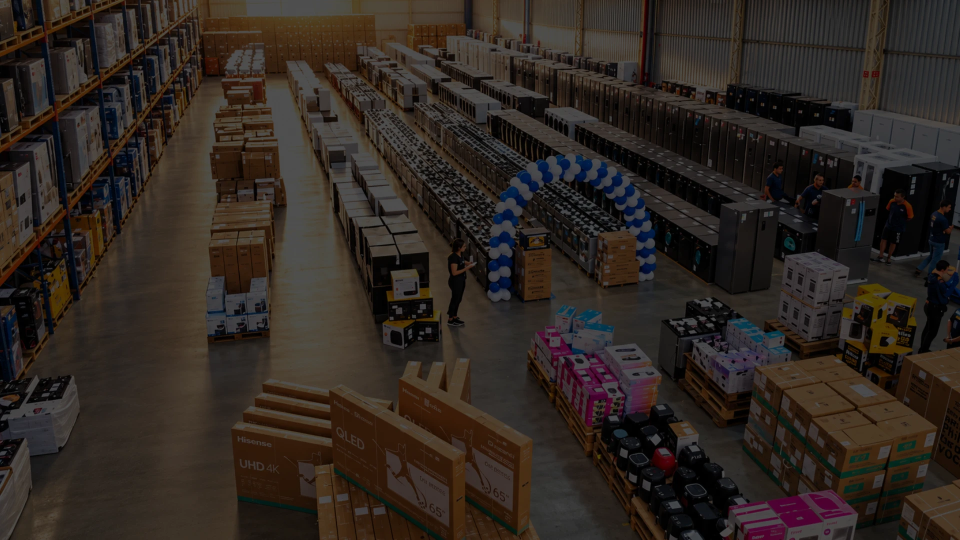
#> input picture video-painel-led/camada_data_fundo.webp, 1920 x 1080 px (shown at 1/2 size)
$ python animar_take3.py camada_data_fundo.webp arte_take1.webp arte_take1.webp arte_take1.webp 1.0 5
#> lines starting #> are read from the running program, lines starting #| are printed output that depends on the picture; after the words box and inside, x2 and y2 are one past the last pixel; in counts of white or black regions, pixels touching at a corner belong together
"""Take 3 — entrada triunfal de "Eletrodomésticos com até 70% de desconto!".
Uso: python3 take3.py fundo.webp chamada.png selo70.webp saida.mp4 [duracao_s] [largura altura]"""
import numpy as np, subprocess, sys, math
from PIL import Image, ImageDraw
from scipy import ndimage as ndi

BG_F, HEAD_F, BADGE_F, OUT = sys.argv[1:5]
DUR = float(sys.argv[5]) if len(sys.argv) > 5 else 6.0
W, H = (int(sys.argv[6]), int(sys.argv[7])) if len(sys.argv) > 7 else (1920, 1080)
FPS = 30
K = min(W, H) / 1080                  # escala pelo lado menor: vale para horizontal e vertical
VERT = H > W

# ---------- fundo (escurecido) ----------
b = Image.open(BG_F).convert('RGB')
#> b is the input picture: PIL image 1920x1080 RGB; mean R, G, B 46.9, 38.9, 33.2
s = max(W / b.width, H / b.height)
#> s = 1
b = b.resize((math.ceil(b.width * s), math.ceil(b.height * s)), Image.LANCZOS)
ox, oy = (b.width - W) // 2, (b.height - H) // 2
#> ox = 0; oy = 0
bg_im = b.crop((ox, oy, ox + W, oy + H))
yy, xx = np.mgrid[0:H, 0:W]

# ---------- camadas ----------
HEAD_W, HEAD_CY = 1450, 215          # chamada branca no topo
BADGE_W, BADGE_C = 1380, (960, 665)  # selo 70% abaixo
if VERT:                             # vertical: chamada em duas linhas no terço de cima, selo logo abaixo
    HEAD_W, HEAD_CY = .88 * W / K, H * .33 / K
    BADGE_W, BADGE_C = .9 * W / K, (W / 2 / K, H * .53 / K)

h = Image.open(HEAD_F).convert('RGBA'); h = h.crop(h.getbbox())
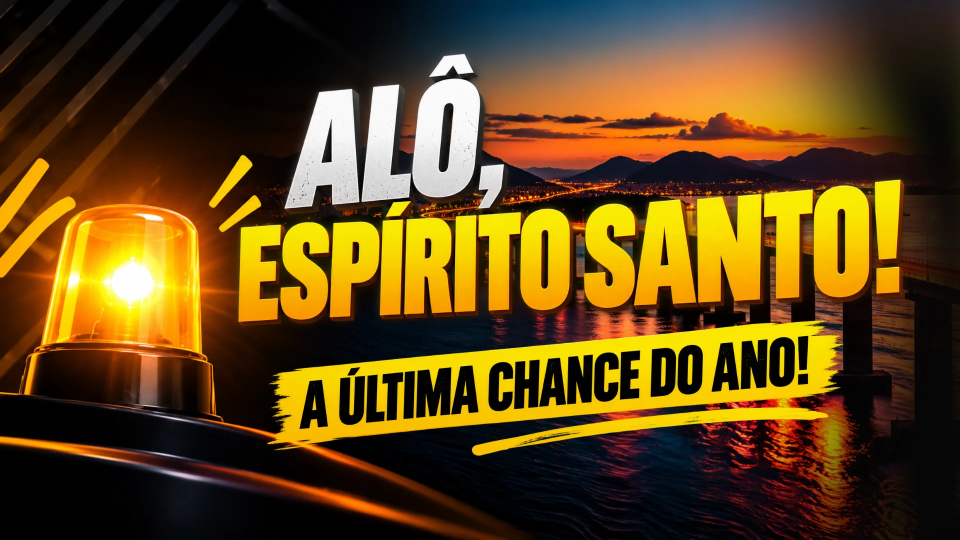
#> input picture video-painel-led/arte_take1.webp, 1920 x 1080 px (shown at 1/2 size)
hs = HEAD_W * K / h.width
#> hs = 0.755
h = h.resize((round(h.width * hs), round(h.height * hs)), Image.LANCZOS)
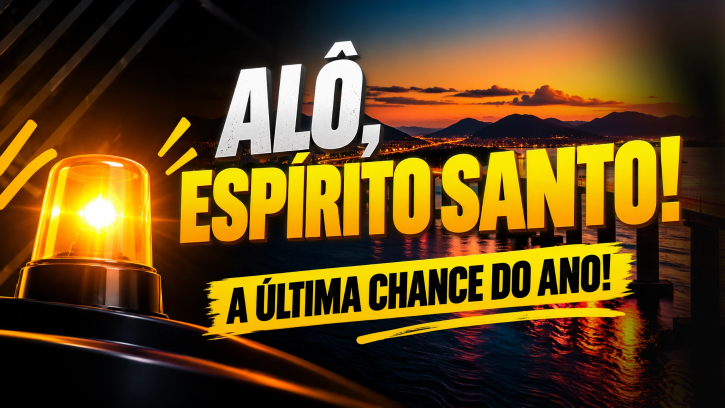
#> h: PIL image 1450x816 RGBA (shown at 1/2 size); mean R, G, B, A 97.9, 71, 24, 255
HA = np.asarray(h).astype(np.float32) / 255
hx0, hy0 = int(W / 2 - h.width / 2), int(HEAD_CY * K - h.height / 2)
#> hx0 = 235; hy0 = -193
lab, n = ndi.label(HA[..., 3] > .5)
#> lab: shape (816, 1450) int32; every value is 1
#> n = 1
sz = ndi.sum(np.ones(lab.shape), lab, range(1, n + 1))
#> sz = [1183200]
for k, v in enumerate(sz, 1):
    if v < sz.max() * .15: lab[lab == k] = 0                   # acento do É acompanha a letra de baixo
#> this loop made 1 pass
#> (k, v) on pass 1: (1, 1183200)
idx = ndi.distance_transform_edt(lab == 0, return_distances=False, return_indices=True)
near = lab[idx[0], idx[1]]
LETTERS = []
for k in np.unique(lab[lab > 0]):
    a = HA.copy(); a[..., 3] *= (near == k)
    ys, xs = np.where(a[..., 3] > .01)
    LETTERS.append(dict(rgba=a[ys.min():ys.max() + 1, xs.min():xs.max() + 1],
                        cx=hx0 + (xs.min() + xs.max()) / 2, cy=hy0 + (ys.min() + ys.max()) / 2))
#> this loop made 1 pass
#> after the loop, LETTERS = 1 item
mid = (min(L['cy'] for L in LETTERS) + max(L['cy'] for L in LETTERS)) / 2
#> mid = 214.5
LETTERS.sort(key=lambda L: (L['cy'] > mid + 10 * K, L['cx']))   # linha por linha, da esquerda para a direita

bd = Image.open(BADGE_F).convert('RGBA'); bd = bd.crop(bd.getbbox())
bs = BADGE_W * K / bd.width
#> bs = 0.719
bd = bd.resize((round(bd.width * bs), round(bd.height * bs)), Image.LANCZOS)
BADGE = np.asarray(bd).astype(np.float32) / 255
# sombra projetada: dá volume a selos chapados (sem relevo) sobre o fundo escuro
pad, off = int(40 * K), (int(10 * K), int(16 * K))
sh = np.zeros((BADGE.shape[0] + 2 * pad, BADGE.shape[1] + 2 * pad, 4), np.float32)
sh[pad + off[1]:pad + off[1] + BADGE.shape[0], pad + off[0]:pad + off[0] + BADGE.shape[1], 3] = BADGE[..., 3]
sh[..., 3] = ndi.gaussian_filter(sh[..., 3], 14 * K) * .75
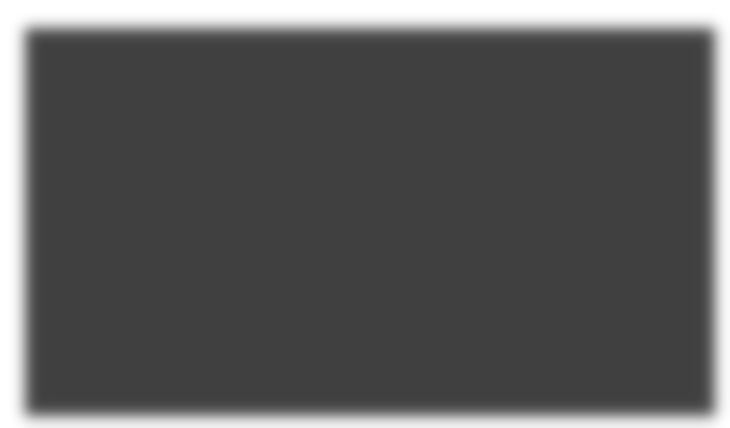
#> sh: shape (856, 1460, 4) float32 (shown at 1/2 size); mean R, G, B, A 0, 0, 0, 0.643; transparent parts drawn white
core = sh[pad:pad + BADGE.shape[0], pad:pad + BADGE.shape[1]]
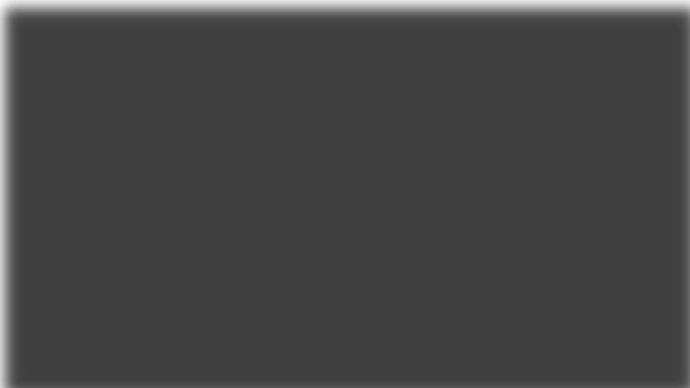
#> core: shape (776, 1380, 4) float32 (shown at 1/2 size); mean R, G, B, A 0, 0, 0, 0.726; transparent parts drawn white
a = BADGE[..., 3:4]
#> a: shape (776, 1380, 1) float32; every value is 1
core[..., :3] = BADGE[..., :3] * a / np.maximum(a + core[..., 3:4] * (1 - a), 1e-4)
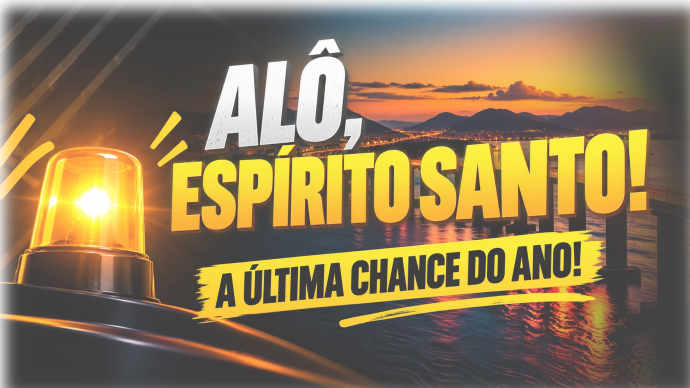
#> core: shape (776, 1380, 4) float32 (shown at 1/2 size); mean R, G, B, A 0.384, 0.279, 0.0949, 0.726; transparent parts drawn white
core[..., 3:4] = a + core[..., 3:4] * (1 - a)
BADGE = sh
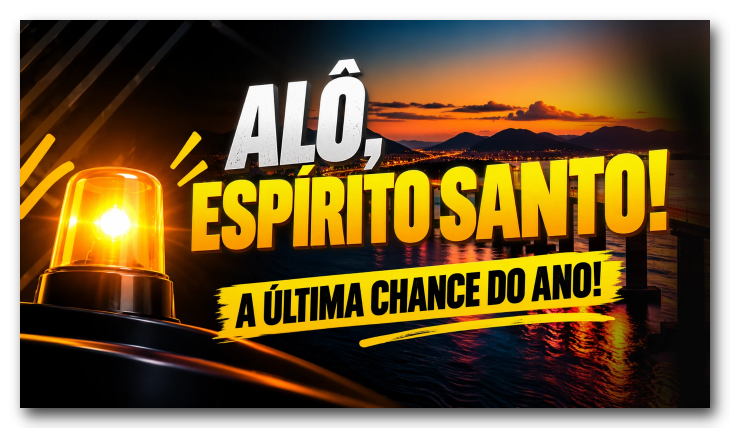
#> BADGE: shape (856, 1460, 4) float32 (shown at 1/2 size); mean R, G, B, A 0.329, 0.239, 0.0814, 0.878; transparent parts drawn white
BH, BW = BADGE.shape[:2]
#> BH = 856; BW = 1460
BCX, BCY = BADGE_C[0] * K, BADGE_C[1] * K
bface = (BADGE[..., 3] > .9).astype(np.float32)
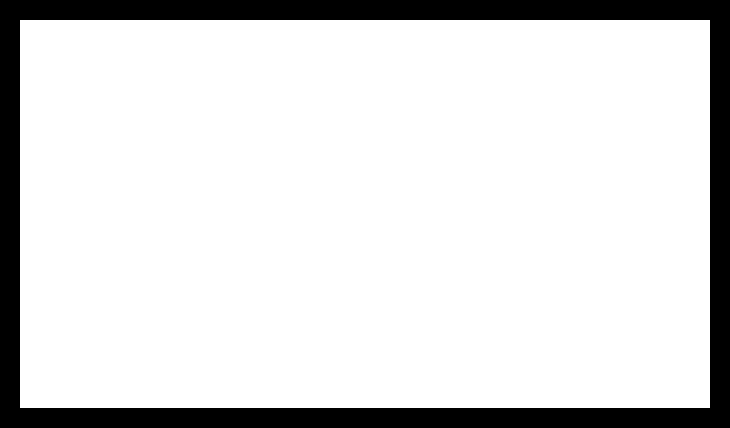
#> bface: shape (856, 1460) float32 (shown at 1/2 size); values 0 (black) and 1 (white), 85.7% white; 1 black region, box (x1, y1, x2, y2) and area: (0, 0, 1460, 856) 178880

# ---------- utilidades ----------
clamp = lambda v, lo=0., hi=1.: max(lo, min(hi, v))
prog = lambda t, a, b: clamp((t - a) / (b - a))
ease_out = lambda p: 1 - (1 - p) ** 3
ease_in = lambda p: p ** 3
def back(p, s=1.8): p -= 1; return p * p * ((s + 1) * p + s) + 1

def paste(canvas, rgba, cx, cy, scale=1., rot=0., alpha=1.):
    if alpha <= .001 or scale <= .01: return
    if scale != 1. or rot:
        pim = Image.fromarray((np.clip(rgba, 0, 1) * 255).astype(np.uint8), 'RGBA')
        pim = pim.resize((max(1, int(rgba.shape[1] * scale)), max(1, int(rgba.shape[0] * scale))), Image.BILINEAR)
        if rot: pim = pim.rotate(rot, Image.BICUBIC, expand=True)
        rgba = np.asarray(pim).astype(np.float32) / 255
    hh, ww = rgba.shape[:2]
    x0, y0 = int(round(cx - ww / 2)), int(round(cy - hh / 2))
    X0, Y0, X1, Y1 = max(0, x0), max(0, y0), min(W, x0 + ww), min(H, y0 + hh)
    if X1 <= X0 or Y1 <= Y0: return
    src = rgba[Y0 - y0:Y1 - y0, X0 - x0:X1 - x0]
    al = np.clip(src[..., 3:4], 0, 1) * alpha
    canvas[Y0:Y1, X0:X1] = canvas[Y0:Y1, X0:X1] * (1 - al) + np.clip(src[..., :3], 0, 1) * al

gold = np.array([1., .8, .3], np.float32)
warm = np.array([1., .93, .78], np.float32)
dist_b = np.hypot(xx - BCX, yy - BCY); ang_b = np.arctan2(yy - BCY, xx - BCX)
# escurecimento: mais forte nas bordas e atrás dos textos
darken = .5 + .25 * np.exp(-(((xx - W / 2) / (W * .45)) ** 2 + ((yy - H * .55) / (H * .5)) ** 2))
darken = darken * (1 - .4 * np.exp(-((yy - HEAD_CY * K) / max(95 * K, h.height * .75)) ** 2))   # faixa escura para a chamada
behind = np.exp(-(((xx - W / 2) / (W * .42)) ** 2 + ((yy - H * .52) / (H * .4)) ** 2))
SPOTS = [(-150 * K, H + 120 * K), (W + 150 * K, H + 120 * K)]   # holofotes nos cantos de baixo
spot_geo = [(np.arctan2(yy - sy, xx - sx), np.hypot(xx - sx, yy - sy)) for sx, sy in SPOTS]
vign = (1 - .3 * (((xx - W / 2) / (W / 2)) ** 2 + ((yy - H / 2) / (H / 2)) ** 2)).astype(np.float32)[..., None]

# ---------- linha do tempo ----------
T_HEAD, STAG = .35, .028     # letras da chamada sobem uma a uma
T_HOLD = 1.25                # respiro: luz baixa, holofotes miram o centro
T_BADGE = 1.45               # selo 70% desce de frente para a câmera
T_HIT = T_BADGE + .3         # impacto
BEATS = (2.6, 3.6, 4.6)      # pulsos de "coração" do selo
GLINTS = (2.9, 4.9)

# confete disparado no impacto
rng = np.random.default_rng(5); NC = 260
ca = rng.uniform(0, 2 * np.pi, NC); cv = rng.uniform(500, 1500, NC) * K
C = dict(vx=np.cos(ca) * cv, vy=np.sin(ca) * cv * .8 - 450 * K, w=rng.uniform(8, 18, NC) * K,
         h=rng.uniform(4, 9, NC) * K, spin=rng.uniform(4, 14, NC), ph=rng.uniform(0, 6.28, NC),
         rot=rng.uniform(0, 6.28, NC), col=rng.choice(4, NC))
CCOL = [(255, 214, 0), (255, 255, 255), (255, 150, 20), (255, 236, 140)]
NS = 50
S = dict(x=rng.uniform(0, W, NS), y=rng.uniform(0, H, NS), ph=rng.uniform(0, 6.28, NS), f=rng.uniform(2, 5, NS))

#> (the run stopped early here; a loop or call above may not have finished)
